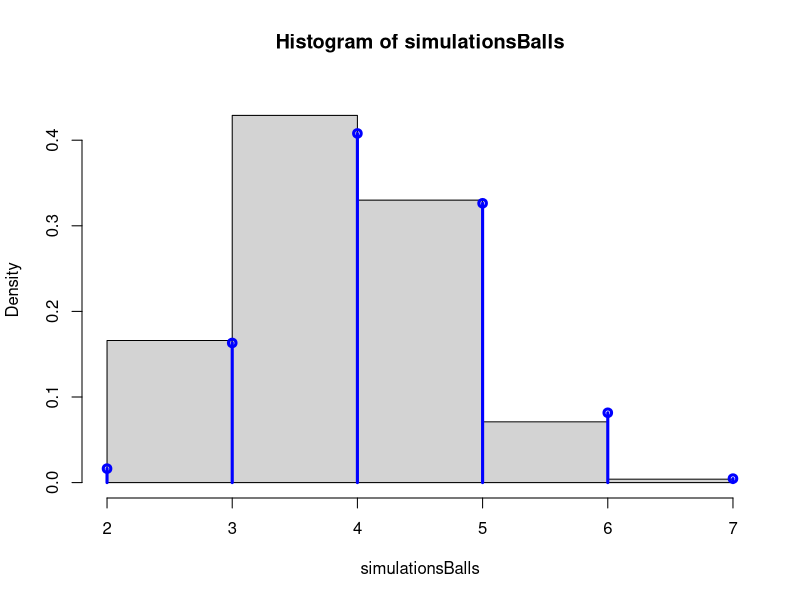

Recreate this plot in R.
#X HG(7,6,8)
simulationsBalls <-rhyper(1000, m=7, n=6, k=8)
#granici
range(simulationsBalls)
#EX DX
mean(simulationsBalls)
var(simulationsBalls)
#graphs
hist(simulationsBalls, breaks = max(0, 8-6):min(8, 7), probability = TRUE, ylim = c(0, 0.45))
points(2:7, dhyper(2:7, 7, 6, 8), type = "h", lwd=3, col="Blue")
points(2:7, dhyper(2:7, 7, 6, 8), type = "p", lwd=3, col="Blue")